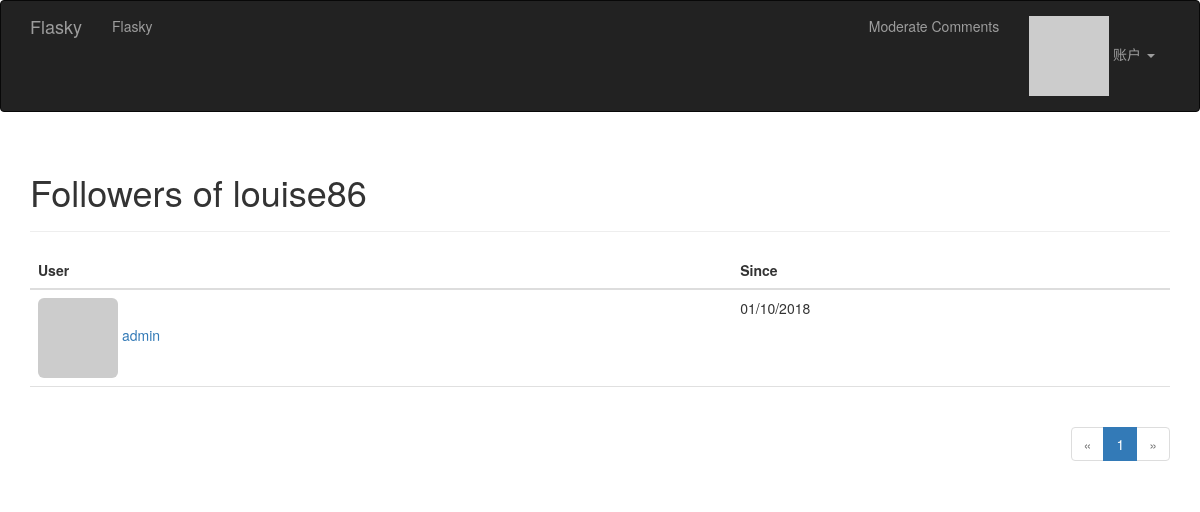
Page /followers/louise86 (signed in) on the committed database.
### app/modles.py (models this page shows, shortened)
class User(UserMixin, db.Model):
    __tablename__ = 'users'
    id = db.Column(db.Integer, primary_key=True)
    email = db.Column(db.String(64), unique=True, index=True)
    username = db.Column(db.String(64), unique=True, index=True)
    role_id = db.Column(db.Integer, db.ForeignKey('roles.id'))
    password_hash = db.Column(db.String(128))
    confirmed = db.Column(db.Boolean, default=False)
    name = db.Column(db.String(64))
    location = db.Column(db.String(64))
    about_me = db.Column(db.Text())
    member_since = db.Column(db.DateTime(), default=datetime.utcnow)
    last_seen = db.Column(db.DateTime(), default=datetime.utcnow)
    avatar_hash = db.Column(db.String(32))
    posts = db.relationship('Post', backref='author', lazy='dynamic')
    followed = db.relationship('Follow',
                               foreign_keys=[Follow.follower_id],
                               backref=db.backref('follower', lazy='joined'),
                               lazy='dynamic', cascade='all, delete-orphan')
    followers = db.relationship('Follow',
                                foreign_keys=[Follow.followed_id],
                               backref=db.backref('followed', lazy='joined'),
                                lazy='dynamic',
                                cascade='all, delete-orphan')
    comments = db.relationship('Comment', backref='author', lazy='dynamic')
    @property
    def password(self):
        raise AttributeError('密码不可读取')
    def can(self, permission):
        return self.role is not None and self.role.has_permission(permission)
    def ping(self):
        self.last_seen = datetime.utcnow()
        db.session.add(self)
    def gravatar(self, size=100, default='identicon', rating='g'):
        if request.is_secure:
            url = 'https://secure.gravatar.com/avatar'
        else:
            url = 'http://www.gravatar.com/avatar'
        hash = self.avatar_hash or hashlib.md5(self.email.encode('utf-8')).hexdigest()
        return '{url}/{hash}?s={size}&d={default}&r={rating}'.format(
            url=url, hash=hash, size=size, default=default, rating=rating
        )

class Follow(db.Model):
    __tablename__ = 'follows'
    follower_id = db.Column(db.Integer, db.ForeignKey('users.id'), primary_key=True)
    followed_id = db.Column(db.Integer, db.ForeignKey('users.id'), primary_key=True)
    timestamp = db.Column(db.DateTime, default=datetime.utcnow)

### app/main/views.py (the view)
@main.route('/followers/<username>')
def followers(username):
    user = User.query.filter_by(username=username).first()
    if user is None:
        flash('无效的用户')
        return redirect(url_for('.index'))
    page = request.args.get('page', 1, type=int)
    pagination = user.followers.paginate(page, per_page=current_app.config['FLASKY_FOLLOWERS_PER_PAGE'], error_out=False)
    follows = [{'user': item.follower, 'timestamp': item.timestamp} for item in pagination.items]
    return render_template('followers.html', user=user, title='Followers of', endpoint='.followers',
                           pagination=pagination, follows=follows)

### app/auth/views.py (called while the page is built)
@auth.before_app_request
def before_request():
    if current_user.is_authenticated:
        current_user.ping()
        if not current_user.confirmed \
            and request.endpoint[:5] != 'auth.' and request.endpoint != 'static':
            return redirect(url_for('auth.unconfirmed'))

### app/main/__init__.py (called while the page is built)
@main.app_context_processor
def inject_permission():
    return dict(Permission=Permission)

### app/modles.py (called while the page is built)
@login_manager.user_loader
def load_user(user_id):
    return User.query.get(int(user_id))

    def has_permission(self, perm):
        return self.permissions and perm == perm

### app/templates/followers.html (shortened to what this page needs)
{% extends "base.html" %}
{% import "_macros.html" as macros %}
{% block page_content %}
<div class="page-header">
    <h1>{{ title }} {{ user.username }}</h1>
</div>
<table class="table table-hover followers">
    <thead><tr><th>User</th><th>Since</th></tr></thead>
    {% for follow in follows %}
    {% if follow.user != user %}
    <tr>
        <td>
            <a href="{{ url_for('.user', username = follow.user.username) }}">
                <img class="img-rounded" src="{{ follow.user.gravatar(size=32) }}">
                {{ follow.user.username }}
            </a>
        </td>
        <td>{{ moment(follow.timestamp).format('L') }}</td>
    </tr>
    {% endif %}
    {% endfor %}
</table>
<div class="pagination">
    {{ macros.pagination_widget(pagination, endpoint, username = user.username) }}
</div>
{% endblock %}

### app/static/styles.css (style rules this page uses)
div.pagination { width: 100%; text-align: right; padding: 0px; margin: 0px; }
.table.followers tr { border-bottom: 1px solid #e0e0e0; }

### rows in the picture
User: username "louise86"
User: user.username "admin"
Follow: timestamp "01/10/2018"

### other values in the picture
{{ title }} "Followers of"
{{ p }} "1"
